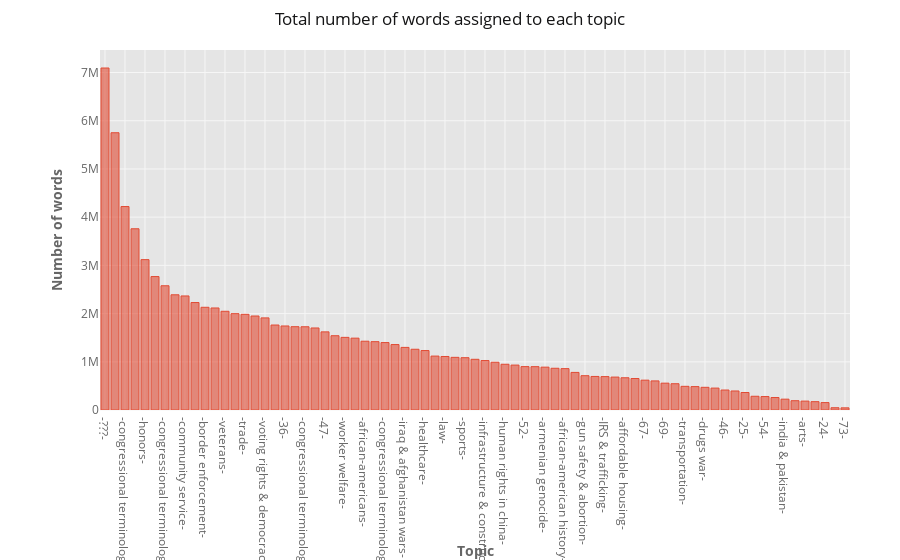

The code cell stored with this chart in its notebook:
### Markdown cell above
### Let's see which topics have the most words associated with them

### Code cell
import cufflinks
import plotly

cufflinks.set_config_file(theme="ggplot")
# Plot most popular topics discussed
# list(topic_names_100.keys())
a = speeches[list(range(75))].mul(speeches["n_words"], axis=0).sum().sort_values(ascending=False).reset_index()
a["index"] = a["index"].apply(lambda x: "-" + str(topic_dict(x)) + "-")
a.set_index("index")[0].iplot(kind="bar",
                              xTitle="<b>Topic</b>",
                              yTitle="<b>Number of words</b>",
                              title="Total number of words assigned to each topic",
                              margin=(100,50,150,50))

### Figure 1 — Plotly figure (JSON) as saved in the notebook; plotly's stock layout.template omitted (floating-point values rounded to 4 significant figures)
{"data": [{"marker": {"color": "rgba(226, 74, 51, 0.6)", "line": {"color": "rgba(226, 74, 51, 1.0)", "width": 1}}, "name": "0", "orientation": "v", "text": "", "type": "bar", "x": ["-???-", "-budget-", "-congressional terminology+++-", "-terrorism & foreign policy-", "-honors-", "-honors+-", "-congressional terminology++-", "-secondary education-", "-community service-", "-entrepreneurship-", "-border enforcement-", "-health insurance & medicare-", "-veterans-", "-constitution-", "-trade-", "-honors++-", "-voting rights & democracy-", "-energy-", "-36-", "-forestry-", "-congressional terminology+-", "-medical research-", "-47-", "-financial sector-", "-worker welfare-", "-64-", "-african-americans-", "-defense-", "-congressional terminology-", "-65-", "-iraq & afghanistan wars-", "-child welfare-", "-healthcare-", "-4-", "-law-", "-homeland security-", "-sports-", "-cybersecurity-", "-infrastructure & construction-", "-agriculture-", "-human rights in china-", "-natural disasters-", "-52-", "-puerto rico-", "-armenian genocide-", "-19-", "-african-american history-", "-veteran affairs-", "-gun safety & abortion-", "-33-", "-IRS & trafficking-", "-military-", "-affordable housing-", "-41-", "-67-", "-22-", "-69-", "-6-", "-transportation-", "-first names-", "-drugs war-", "-8-", "-46-", "-unions-", "-25-", "-53-", "-54-", "-nuclear waste-", "-india & pakistan-", "-tobacco-", "-arts-", "-66-", "-24-", "-58-", "-73-"], "y": [7094000.0, 5750864, 4219850, 3759000.0, 3119000.0, 2768000.0, 2577000.0, 2390000.0, 2365000.0, 2229000.0, 2130000.0, 2116000.0, 2047454, 1998000.0, 1984000.0, 1950000.0, 1910000.0, 1763000.0, 1743000.0, 1728000.0, 1726828, 1701000.0, 1621000.0, 1541000.0, 1507000.0, 1490000.0, 1427000.0, 1417000.0, 1398571, 1357000.0, 1298000.0, 1260000.0, 1233088, 1118000.0, 1110000.0, 1092060, 1085000.0, 1052000.0, 1026000.0, 990500.0, 948300.0, 931600.0, 899900.0, 898800.0, 888900.0, 865600.0, 858100.0, 779700.0, 711500.0, 695800.0, 692900.0, 682600.0, 668700.0, 652900.0, 618800.0, 603300.0, 556600.0, 544900.0, 490900.0, 485300.0, 470400.0, 454600.0, 414200.0, 394600.0, 362900.0, 284900.0, 278800.0, 258900.0, 224600.0, 192700.0, 184600.0, 173000.0, 153800.0, 46820.0, 44680.0]}], "layout": {"legend": {"bgcolor": "#FFFFFF", "font": {"color": "#666666"}}, "margin": {"b": 150, "l": 100, "r": 50, "t": 50}, "paper_bgcolor": "#FFFFFF", "plot_bgcolor": "#E5E5E5", "title": "Total number of words assigned to each topic", "titlefont": {"color": "#151516"}, "xaxis1": {"gridcolor": "#F6F6F6", "showgrid": true, "tickfont": {"color": "#666666"}, "title": "<b>Topic</b>", "titlefont": {"color": "#666666"}, "zerolinecolor": "#F6F6F6"}, "yaxis1": {"gridcolor": "#F6F6F6", "showgrid": true, "tickfont": {"color": "#666666"}, "title": "<b>Number of words</b>", "titlefont": {"color": "#666666"}, "zerolinecolor": "#F6F6F6"}}}
